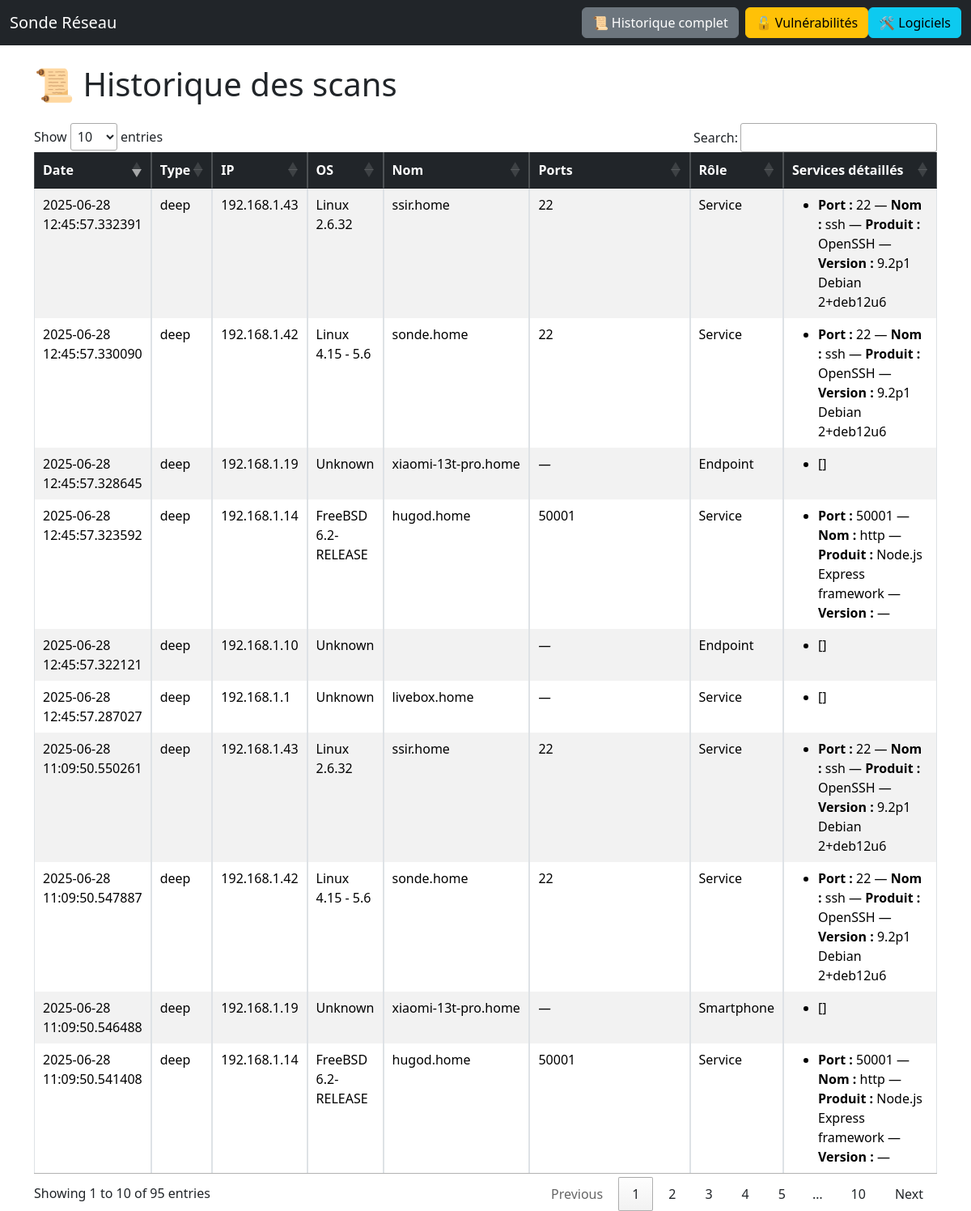
Page /historique on the committed database.
### BD/scan_db.py (models this page shows)
class Scan(Base):
    __tablename__ = "scans"
    id        = Column(Integer, primary_key=True)
    timestamp = Column(DateTime, default=datetime.utcnow, nullable=False)
    scan_type = Column(String)
    ip        = Column(String)
    os        = Column(String)
    hostname  = Column(String)
    netbios   = Column(String)
    ports     = Column(String)
    role      = Column(String)
    device_type = Column(String)
    services  = Column(Text)
    cves      = Column(Text)
    ai_score  = Column(Float)  # Nouveau champ
    ai_method = Column(String)  # Nouveau champ
    services_rel = relationship(
        "Service", back_populates="scan",
        cascade="all, delete-orphan",
    )

class Service(Base):
    __tablename__ = "services"
    id      = Column(Integer, primary_key=True)
    scan_id = Column(Integer, ForeignKey("scans.id"), nullable=False)
    port    = Column(Integer)
    name    = Column(String)
    product = Column(String)
    version = Column(String)
    cves    = Column(String)
    scan      = relationship("Scan", back_populates="services_rel")
    cve_assoc = relationship(
        "ServiceCVE", back_populates="service",
        cascade="all, delete-orphan",
    )

### app.py (the view)
@app.route("/historique")
def historique():
    session = Session()
    entries = (
        session.query(Scan)
               .options(joinedload(Scan.services_rel))
               .order_by(Scan.timestamp.desc())
               .all()
    )
    session.close()
    return render_template("historique.html", entries=entries)

### templates/historique.html (shortened to what this page needs)
<!DOCTYPE html>
<html lang="fr">
<head>
  <link href="https://cdn.jsdelivr.net/npm/bootstrap@5.3.3/dist/css/bootstrap.min.css" rel="stylesheet">
  <link href="https://cdn.datatables.net/1.13.6/css/jquery.dataTables.min.css" rel="stylesheet">
</head>
<body>
  <nav class="navbar navbar-expand-lg navbar-dark bg-dark">
    <div class="container-fluid">
      <a class="navbar-brand" href="{{ url_for('index') }}">Sonde Réseau</a>
      <div class="d-flex">
        <a href="{{ url_for('historique') }}" class="btn btn-secondary me-2">📜 Historique complet</a>
        <a href="{{ url_for('vulns') }}" class="btn btn-warning">🔓 Vulnérabilités</a>
        <a href="{{ url_for('software') }}" class="btn btn-info">🛠️ Logiciels</a>
      </div>
    </div>
  </nav>
  <div class="container mt-4">
    <h1 class="mb-4">📜 Historique des scans</h1>
    <table id="historiqueTable" class="table table-bordered table-striped">
      <thead class="table-dark">
        <tr>
          <th>Date</th>
          <th>Type</th>
          <th>IP</th>
          <th>OS</th>
          <th>Nom</th>
          <th>Ports</th>
          <th>Rôle</th>
          <th>Services détaillés</th>
        </tr>
      </thead>
      <tbody>
        {% for scan in entries %}
        <tr>
          <td>{{ scan.timestamp }}</td>
          <td>{{ scan.scan_type }}</td>
          <td>{{ scan.ip }}</td>
          <td>{{ scan.os }}</td>
          <td>{{ scan.hostname or "" }}</td>
          <td>
            {% if scan.ports %}
              {{ scan.ports }}
            {% else %}
              <em>—</em>
            {% endif %}
          </td>
          <td>
            {% if scan.role %}
              {{ scan.role }}
            {% else %}
              <em>—</em>
            {% endif %}
          </td>
          <td>
            {% if scan.services_rel %}
              <ul class="mb-0">
                {% for svc in scan.services_rel %}
                <li>
                  <strong>Port :</strong> {{ svc.port or "—" }} —
                  <strong>Nom :</strong> {{ svc.name or "—" }} —
                  <strong>Produit :</strong> {{ svc.product or "—" }} —
                  <strong>Version :</strong> {{ svc.version or "—" }}
                </li>
                {% endfor %}
              </ul>
            {% elif scan.services %}
              <ul class="mb-0">
                {% for line in scan.services.split('\n') %}
                  {% if line.strip() %}
                    <li>{{ line }}</li>
                  {% endif %}
                {% endfor %}
              </ul>
            {% else %}
              <em>—</em>
            {% endif %}
          </td>
        </tr>
        {% endfor %}
      </tbody>
    </table>
  </div>
</body>
</html>

### rows in the picture
Scan: timestamp "2025-06-28 12:45:57.332391", scan_type "deep", ip "192.168.1.43", os "Linux 2.6.32", hostname "ssir.home", ports "22", role "Service"
Service: port "22", name "ssh", product "OpenSSH", version "9.2p1 Debian 2+deb12u6"
Scan: timestamp "2025-06-28 12:45:57.330090", scan_type "deep", ip "192.168.1.42", os "Linux 4.15 - 5.6", hostname "sonde.home", ports "22", role "Service"
Service: port "22", name "ssh", product "OpenSSH", version "9.2p1 Debian 2+deb12u6"
Scan: timestamp "2025-06-28 12:45:57.328645", scan_type "deep", ip "192.168.1.19", os "Unknown", hostname "xiaomi-13t-pro.home", role "Endpoint", services "[]"
Scan: timestamp "2025-06-28 12:45:57.323592", scan_type "deep", ip "192.168.1.14", os "FreeBSD 6.2-RELEASE", hostname "hugod.home", ports "50001", role "Service"
Service: port "50001", name "http", product "Node.js Express framework", version "—"
Scan: timestamp "2025-06-28 12:45:57.322121", scan_type "deep", ip "192.168.1.10", os "Unknown", role "Endpoint", services "[]"
Scan: timestamp "2025-06-28 12:45:57.287027", scan_type "deep", ip "192.168.1.1", os "Unknown", hostname "livebox.home", role "Service", services "[]"
Scan: timestamp "2025-06-28 11:09:50.550261", scan_type "deep", ip "192.168.1.43", os "Linux 2.6.32", hostname "ssir.home", ports "22", role "Service"
Service: port "22", name "ssh", product "OpenSSH", version "9.2p1 Debian 2+deb12u6"
Scan: timestamp "2025-06-28 11:09:50.547887", scan_type "deep", ip "192.168.1.42", os "Linux 4.15 - 5.6", hostname "sonde.home", ports "22", role "Service"
Service: port "22", name "ssh", product "OpenSSH", version "9.2p1 Debian 2+deb12u6"
Scan: timestamp "2025-06-28 11:09:50.546488", scan_type "deep", ip "192.168.1.19", os "Unknown", hostname "xiaomi-13t-pro.home", role "Smartphone", services "[]"
Scan: timestamp "2025-06-28 11:09:50.541408", scan_type "deep", ip "192.168.1.14", os "FreeBSD 6.2-RELEASE", hostname "hugod.home", ports "50001", role "Service"
Service: port "50001", name "http", product "Node.js Express framework", version "—"
